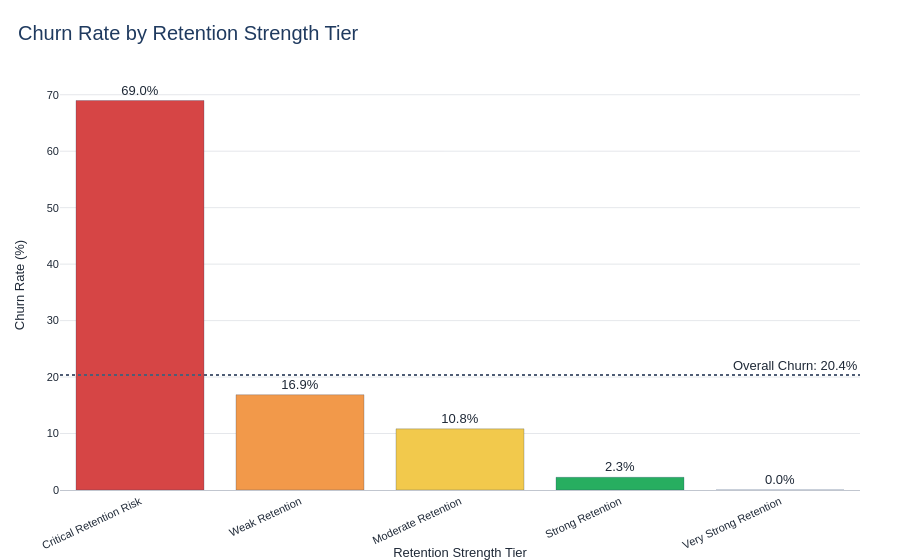

The notebook cell saved with this chart:
### Markdown cell above
### Seaborn Chart — Churn by Retention Strength Tier

### Code cell
# Step 9H: Premium Plotly Chart - Churn by Retention Strength Tier

retention_tier_churn = (
    df.groupby("Retention_Strength_Tier")
    .agg(
        Customer_Count=("CustomerId", "count"),
        Churned_Customers=("Exited", "sum"),
        Retained_Customers=("Exited", lambda x: (x == 0).sum()),
        Avg_Retention_Strength_Score=("Retention_Strength_Score", "mean"),
        Avg_Relationship_Strength=("Relationship_Strength_Index", "mean")
    )
    .reset_index()
)

retention_tier_churn["Churn_Rate"] = (
    retention_tier_churn["Churned_Customers"] /
    retention_tier_churn["Customer_Count"] * 100
).round(2)

retention_tier_churn["Retention_Rate"] = (
    retention_tier_churn["Retained_Customers"] /
    retention_tier_churn["Customer_Count"] * 100
).round(2)

for col in ["Avg_Retention_Strength_Score", "Avg_Relationship_Strength"]:
    retention_tier_churn[col] = retention_tier_churn[col].round(2)

retention_tier_churn = apply_categorical_order(
    retention_tier_churn,
    "Retention_Strength_Tier",
    RETENTION_TIER_ORDER
)

retention_tier_churn["Tier_Color"] = get_color_list(
    retention_tier_churn["Retention_Strength_Tier"],
    RETENTION_TIER_COLORS
)

fig = go.Figure()

fig.add_trace(
    go.Bar(
        x=retention_tier_churn["Retention_Strength_Tier"],
        y=retention_tier_churn["Churn_Rate"],
        text=retention_tier_churn["Churn_Rate"],
        marker=dict(
            color=retention_tier_churn["Tier_Color"],
            line=dict(color="rgba(31,58,95,0.25)", width=1)
        ),
        customdata=np.stack(
            [
                retention_tier_churn["Customer_Count"],
                retention_tier_churn["Churned_Customers"],
                retention_tier_churn["Retained_Customers"],
                retention_tier_churn["Retention_Rate"],
                retention_tier_churn["Avg_Retention_Strength_Score"],
                retention_tier_churn["Avg_Relationship_Strength"]
            ],
            axis=-1
        ),
        hovertemplate=(
            "<b>%{x}</b><br>"
            "Churn Rate: %{y:.2f}%<br>"
            "Retention Rate: %{customdata[3]:.2f}%<br>"
            "Customers: %{customdata[0]:,.0f}<br>"
            "Churned: %{customdata[1]:,.0f}<br>"
            "Retained: %{customdata[2]:,.0f}<br>"
            "Avg Retention Score: %{customdata[4]:.2f}<br>"
            "Avg Relationship Strength: %{customdata[5]:.2f}"
            "<extra></extra>"
        )
    )
)

fig = add_bar_value_labels(
    fig,
    texttemplate="%{text:.1f}%",
    position="outside"
)

fig = apply_premium_plotly_layout(
    fig,
    title="Churn Rate by Retention Strength Tier",
    x_title="Retention Strength Tier",
    y_title="Churn Rate (%)",
    height=560,
    showlegend=False,
    x_tickangle=-25
)

fig.add_hline(
    y=df["Exited"].mean() * 100,
    line_dash="dot",
    line_color=BRAND_COLORS["slate"],
    annotation_text=f"Overall Churn: {df['Exited'].mean() * 100:.1f}%",
    annotation_position="top right"
)

fig.show()

retention_tier_churn.drop(columns=["Tier_Color"])

### Figure 1 — Plotly figure (JSON) as saved in the notebook; plotly's stock layout.template omitted (floating-point values rounded to 4 significant figures)
{"data": [{"cliponaxis": false, "customdata": [[1776.0, 1225.0, 551.0, 31.02, 20.92, 40.69], [2857.0, 482.0, 2375.0, 83.13, 45.95, 52.81], [2640.0, 286.0, 2354.0, 89.17, 65.61, 70.54], [1953.0, 44.0, 1909.0, 97.75, 82.3, 82.62], [774.0, 0.0, 774.0, 100.0, 95.49, 95.23]], "hovertemplate": "<b>%{x}</b><br>Churn Rate: %{y:.2f}%<br>Retention Rate: %{customdata[3]:.2f}%<br>Customers: %{customdata[0]:,.0f}<br>Churned: %{customdata[1]:,.0f}<br>Retained: %{customdata[2]:,.0f}<br>Avg Retention Score: %{customdata[4]:.2f}<br>Avg Relationship Strength: %{customdata[5]:.2f}<extra></extra>", "marker": {"color": ["#D64545", "#F2994A", "#F2C94C", "#27AE60", "#00A896"], "line": {"color": "rgba(31,58,95,0.25)", "width": 1}}, "text": [68.98, 16.87, 10.83, 2.25, 0.0], "textposition": "outside", "texttemplate": "%{text:.1f}%", "type": "bar", "x": ["Critical Retention Risk", "Weak Retention", "Moderate Retention", "Strong Retention", "Very Strong Retention"], "y": [68.98, 16.87, 10.83, 2.25, 0.0]}], "layout": {"annotations": [{"showarrow": false, "text": "Overall Churn: 20.4%", "x": 1, "xanchor": "right", "xref": "x domain", "y": 20.37, "yanchor": "bottom", "yref": "y"}], "height": 560, "shapes": [{"line": {"color": "#4F5D75", "dash": "dot"}, "type": "line", "x0": 0, "x1": 1, "xref": "x domain", "y0": 20.37, "y1": 20.37, "yref": "y"}], "showlegend": false, "title": {"text": "Churn Rate by Retention Strength Tier"}, "uniformtext": {"minsize": 10, "mode": "hide"}, "xaxis": {"linecolor": "rgba(79, 93, 117, 0.35)", "linewidth": 1, "showline": true, "tickangle": -25, "title": {"text": "Retention Strength Tier"}}, "yaxis": {"showline": false, "title": {"text": "Churn Rate (%)"}}}}
